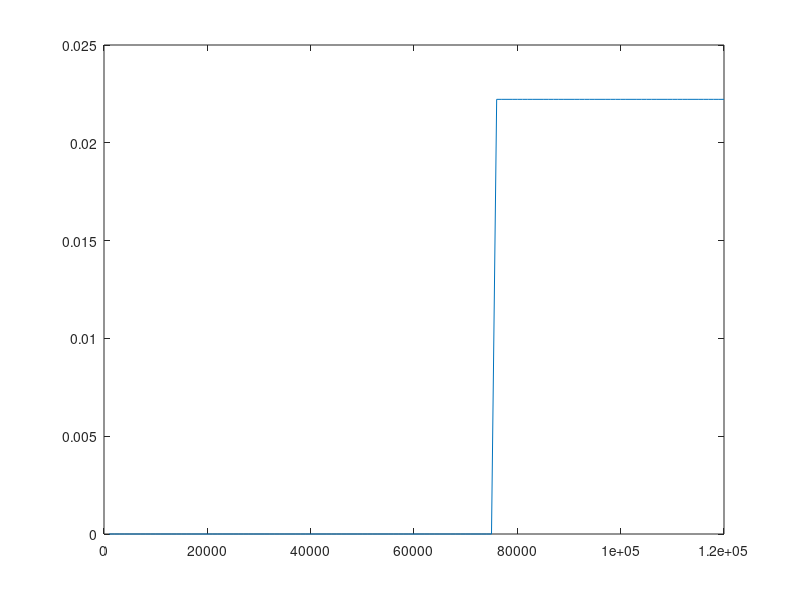

MATLAB code for this plot: (Note: this script raises an error after producing the figure.)
%Lidar return simulation via lidar eqn

close all
clear all
clc

%fundamental constants
lambda = 374e-9; %laser wl in m
c = 299792498; %speed of light
h = 6.626e-34; %planck constant j*s
E_photon = h*c/lambda; %photon energy


%generate mock constituent density function of altitude
z_bounds = [1e+3,120e+3];
dz = 1000;
altitudes = z_bounds(1):dz:z_bounds(2); %altitude in m
% constituent_density = [repmat(0,[1,75]), linspace(1,100,10), repmat(100,[1,10]), linspace(100,1,25)]; %unitless density of constituent species
constituent_density = [zeros(1,75), ones(1,45)];
constituent_density = constituent_density/sum(constituent_density); %density/concentration normalized such that full series sums to 1

dt = 2*dz/c; %time step for data collection. Gives altitude resolution of dz (accounting for there and back travel)


figure
plot(altitudes,constituent_density)

%TODO: go from delta -> square -> curve
t_start = 0; %laser turn on time (s)
t_stop = t_start+dt; %laser turn off time (s)
p_on = 0.1; %laser power in W when on



t_bounds = [0,t_stop+2*z_bounds(2)/c]; %total time window where events may be happening (accounting for ToF for last photons emitted by laser)


time = t_bounds(1):dt:t_bounds(2); %time axis of power curve
power_curve = [p_on * ones(1,nearestDiv(t_stop-t_start,dt)), zeros(1,nearestDiv(t_bounds(2)+dt-t_stop,dt))];

figure
plot(time,power_curve);

energy_curve = power_curve*dt; %total energy emitted by laser (j) at each timestep
N_sent_curve = floor(energy_curve/E_photon); %total number of photons emitted at each timestep
N_sent = sum(N_sent_curve); %total number of photons emitted during pulse

figure
plot(time, energy_curve);
figure
plot(time,N_sent_curve);

%attenuation parameters
T_a = 0.8;
T_c = 0.95;
transition_altitude = 76;

%cross section parameters
%TODO: Add 1st-order temp and wind dependence
sigma_eff = 1;

%receiver parameters
A = 1; %receiver area in m^2
QE = 0.4; %TODO: make signal-dependent

%% main loop
N_received_curve = zeros(size(N_sent_curve));


%atmospheric absorptions impact signal at all altitudes equally (when
%ignoring sigma_eff variation with alt/temp)
atmospheric_absorption_factor = T_a*T_c*sigma_eff*T_c*T_a; %scaling factor to account for atmospheric absorptions



%compute received photon at each time bin
for i=1:size(time,2)

    t = i*dt;
    
    %compute effects at each altitude - will be bounded by overall passage
    %of time & ToF consideratons
    for j=i:-1:1
        z = j*dz; %altitude bin - (considering factor of 2 ToF)
        
        %determine index of current altitude bin in "altitudes"
        [~,ind] = min(abs(altitudes-z));
            
        %can ignore returns from above our maximum altitude
        if z > max(altitudes)
            continue
        end

        
        N_received_curve(i) = N_received_curve(i) + ...
            N_sent_curve(i-j+1) * atmospheric_absorption_factor * (A/(4*pi*z^2)) * constituent_density(ind);
        
        
        

    end

end

figure
plot(time, N_received_curve)

N_sent
N_received = sum(N_received_curve)
ratio = N_received/N_sent

